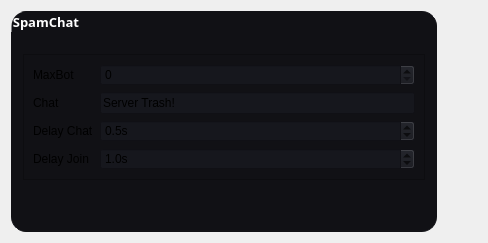
         <widget class="QWidget" name="spamchat_page">
          <layout class="QGridLayout" name="gridLayout_4">
           <item row="0" column="0">
            <widget class="QGroupBox" name="spamchat_gr">
             <property name="minimumSize">
              <size>
               <width>426</width>
               <height>0</height>
              </size>
             </property>
             <property name="font">
              <font>
               <family>JetBrains Mono</family>
               <pointsize>10</pointsize>
               <weight>75</weight>
               <bold>true</bold>
              </font>
             </property>
             <property name="styleSheet">
              <string notr="true">#spamchat_gr{
  background-color: rgb(17, 17, 21);
  border: 1px solid  rgb(17, 17, 21);
  border-radius: 15px;
}
#spamchat_gr::title{
  color: rgb(255, 255, 255)
}</string>
             </property>
             <property name="title">
              <string>SpamChat</string>
             </property>
             <property name="flat">
              <bool>false</bool>
             </property>
             <property name="checkable">
              <bool>false</bool>
             </property>
             <layout class="QVBoxLayout" name="verticalLayout_9">
              <property name="topMargin">
               <number>19</number>
              </property>
              <item>
               <widget class="QFrame" name="frame_11">
                <property name="styleSheet">
                 <string notr="true">background-color: rgb(17, 17, 21);</string>
                </property>
                <property name="frameShape">
                 <enum>QFrame::StyledPanel</enum>
                </property>
                <property name="frameShadow">
                 <enum>QFrame::Raised</enum>
                </property>
                <layout class="QGridLayout" name="gridLayout_9">
                 <item row="1" column="0">
                  <widget class="QLabel" name="label_11">
                   <property name="text">
                    <string>Chat</string>
                   </property>
                  </widget>
                 </item>
                 <item row="1" column="1">
                  <widget class="QLineEdit" name="chat_tb">
                   <property name="styleSheet">
                    <string notr="true">background-color: rgb(22, 23, 29);</string>
                   </property>
                   <property name="text">
                    <string>Server Trash!</string>
                   </property>
                  </widget>
                 </item>
                 <item row="2" column="0">
                  <widget class="QLabel" name="label_12">
                   <property name="text">
                    <string>Delay Chat</string>
                   </property>
                  </widget>
                 </item>
                 <item row="3" column="0">
                  <widget class="QLabel" name="label_13">
                   <property name="text">
                    <string>Delay Join</string>
                   </property>
                  </widget>
                 </item>
                 <item row="0" column="0">
                  <widget class="QLabel" name="label_14">
                   <property name="text">
                    <string>MaxBot</string>
                   </property>
                  </widget>
                 </item>
                 <item row="0" column="1">
                  <widget class="QSpinBox" name="maxbot2_sp">
                   <property name="styleSheet">
                    <string notr="true">background-color: rgb(22, 23, 29);</string>
                   </property>
                  </widget>
                 </item>
                 <item row="2" column="1">
                  <widget class="QDoubleSpinBox" name="delay_chat_sp">
                   <property name="styleSheet">
                    <string notr="true">background-color: rgb(22, 23, 29);</string>
                   </property>
                   <property name="prefix">
                    <string/>
                   </property>
                   <property name="suffix">
                    <string>s</string>
                   </property>
                   <property name="decimals">
                    <number>1</number>
                   </property>
                   <property name="maximum">
                    <double>100.000000000000000</double>
                   </property>
                   <property name="singleStep">
                    <double>0.500000000000000</double>
                   </property>
                   <property name="value">
                    <double>0.500000000000000</double>
                   </property>
                  </widget>
                 </item>
                 <item row="3" column="1">
                  <widget class="QDoubleSpinBox" name="delay_join3_sp">
                   <property name="styleSheet">
                    <string notr="true">background-color: rgb(22, 23, 29);</string>
                   </property>
                   <property name="suffix">
                    <string>s</string>
                   </property>
                   <property name="decimals">
                    <number>1</number>
                   </property>
                   <property name="maximum">
                    <double>100.000000000000000</double>
                   </property>
                   <property name="singleStep">
                    <double>0.500000000000000</double>
                   </property>
                   <property name="value">
                    <double>1.000000000000000</double>
                   </property>
                  </widget>
                 </item>
                </layout>
               </widget>
              </item>
              <item>
               <spacer name="verticalSpacer_5">
                <property name="orientation">
                 <enum>Qt::Vertical</enum>
                </property>
                <property name="sizeHint" stdset="0">
                 <size>
                  <width>20</width>
                  <height>40</height>
                 </size>
                </property>
               </spacer>
              </item>
             </layout>
            </widget>
           </item>
           <item row="0" column="1">
            <spacer name="horizontalSpacer_6">
             <property name="orientation">
              <enum>Qt::Horizontal</enum>
             </property>
             <property name="sizeHint" stdset="0">
              <size>
               <width>40</width>
               <height>20</height>
              </size>
             </property>
            </spacer>
           </item>
          </layout>
         </widget>
